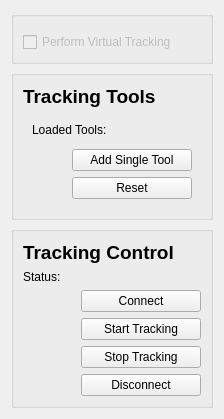
     <widget class="QWidget" name="tab_1">
      <attribute name="title">
       <string>Tracking</string>
      </attribute>
      <layout class="QVBoxLayout" name="verticalLayout_11">
       <item>
        <widget class="QGroupBox" name="groupBox_11">
         <property name="sizePolicy">
          <sizepolicy hsizetype="Preferred" vsizetype="Fixed">
           <horstretch>0</horstretch>
           <verstretch>0</verstretch>
          </sizepolicy>
         </property>
         <property name="maximumSize">
          <size>
           <width>700</width>
           <height>300</height>
          </size>
        </property>
         <property name="title">
          <string/>
         </property>
         <layout class="QVBoxLayout" name="verticalLayout_12">
          <item>
           <widget class="QmitkTrackingDeviceConfigurationWidget" name="m_configurationWidget" native="true">
            <property name="sizePolicy">
             <sizepolicy hsizetype="Preferred" vsizetype="Fixed">
              <horstretch>0</horstretch>
              <verstretch>0</verstretch>
             </sizepolicy>
            </property>
           </widget>
          </item>
          <item>
           <widget class="QCheckBox" name="m_PerformVirtualTracking">
            <property name="enabled">
             <bool>false</bool>
            </property>
            <property name="visible">
             <bool>false</bool>
            </property>
            <property name="text">
             <string>Perform Virtual Tracking</string>
            </property>
            <property name="checked">
             <bool>false</bool>
            </property>
           </widget>
          </item>
         </layout>
        </widget>
       </item>
       <item>
        <widget class="QGroupBox" name="m_TrackingToolsGroupBox">
           <property name="maximumSize">
          <size>
           <width>700</width>
           <height>300</height>
          </size>
        </property>
         <layout class="QVBoxLayout" name="verticalLayout_13">
          <item>
           <widget class="QLabel" name="label_12">
            <property name="text">
             <string>&lt;!DOCTYPE HTML PUBLIC &quot;-//W3C//DTD HTML 4.0//EN&quot; &quot;http://www.w3.org/TR/REC-html40/strict.dtd&quot;&gt;
&lt;html&gt;&lt;head&gt;&lt;meta name=&quot;qrichtext&quot; content=&quot;1&quot; /&gt;&lt;style type=&quot;text/css&quot;&gt;
p, li { white-space: pre-wrap; }
&lt;/style&gt;&lt;/head&gt;&lt;body style=&quot; font-family:'MS Shell Dlg 2'; font-size:8.25pt; font-weight:400; font-style:normal;&quot;&gt;
&lt;p style=&quot; margin-top:0px; margin-bottom:0px; margin-left:0px; margin-right:0px; -qt-block-indent:0; text-indent:0px;&quot;&gt;&lt;span style=&quot; font-size:14pt; font-weight:600;&quot;&gt;Tracking Tools&lt;/span&gt;&lt;/p&gt;&lt;/body&gt;&lt;/html&gt;</string>
            </property>
           </widget>
          </item>
          <item>
           <widget class="QStackedWidget" name="m_TrackingToolsWidget">
            <property name="lineWidth">
             <number>0</number>
            </property>
            <property name="currentIndex">
             <number>0</number>
            </property>
            <widget class="QWidget" name="page">
             <layout class="QVBoxLayout" name="verticalLayout_14">
              <item>
               <layout class="QHBoxLayout" name="horizontalLayout_14">
                <item>
                 <layout class="QVBoxLayout" name="m_LoadedToolsLayout">
                  <item>
                   <widget class="QLabel" name="m_toolLabel">
                    <property name="text">
                     <string>Loaded Tools: &lt;none&gt;</string>
                    </property>
                   </widget>
                  </item>
                  <item>
                   <widget class="QmitkToolTrackingStatusWidget" name="m_TrackingToolsStatusWidget" native="true"/>
                  </item>
                 </layout>
                </item>
               </layout>
              </item>
              <item>
               <layout class="QHBoxLayout" name="m_AddSingleToolLayout">
                <item>
                 <spacer name="horizontalSpacer_12">
                  <property name="orientation">
                   <enum>Qt::Horizontal</enum>
                  </property>
                  <property name="sizeHint" stdset="0">
                   <size>
                    <width>40</width>
                    <height>20</height>
                   </size>
                  </property>
                 </spacer>
                </item>
                <item>
                 <widget class="QPushButton" name="m_AddSingleTool">
                  <property name="minimumSize">
                   <size>
                    <width>120</width>
                    <height>0</height>
                   </size>
                  </property>
                  <property name="text">
                   <string>Add Single Tool</string>
                  </property>
                 </widget>
                </item>
               </layout>
              </item>
              <item>
               <layout class="QHBoxLayout" name="m_ResetLayout">
                <item>
                 <spacer name="horizontalSpacer_14">
                  <property name="orientation">
                   <enum>Qt::Horizontal</enum>
                  </property>
                  <property name="sizeHint" stdset="0">
                   <size>
                    <width>40</width>
                    <height>20</height>
                   </size>
                  </property>
                 </spacer>
                </item>
                <item>
                 <widget class="QPushButton" name="m_ResetTools">
                  <property name="minimumSize">
                   <size>
                    <width>120</width>
                    <height>0</height>
                   </size>
                  </property>
                  <property name="text">
                   <string>Reset</string>
                  </property>
                 </widget>
                </item>
               </layout>
              </item>
             </layout>
            </widget>
            <widget class="QWidget" name="page_12">
             <layout class="QVBoxLayout" name="verticalLayout_15">
              <item>
               <widget class="QmitkNavigationToolCreationWidget" name="m_NavigationToolCreationWidget" native="true"/>
              </item>
             </layout>
            </widget>
           </widget>
          </item>
         </layout>
        </widget>
       </item>
       <item>
        <widget class="QGroupBox" name="m_TrackingControlsGroupBox">
         <property name="title">
          <string/>
         </property>
         <layout class="QVBoxLayout" name="verticalLayout_16">
          <item>
           <widget class="QLabel" name="label_12">
            <property name="text">
             <string>&lt;!DOCTYPE HTML PUBLIC &quot;-//W3C//DTD HTML 4.0//EN&quot; &quot;http://www.w3.org/TR/REC-html40/strict.dtd&quot;&gt;
&lt;html&gt;&lt;head&gt;&lt;meta name=&quot;qrichtext&quot; content=&quot;1&quot; /&gt;&lt;style type=&quot;text/css&quot;&gt;
p, li { white-space: pre-wrap; }
&lt;/style&gt;&lt;/head&gt;&lt;body style=&quot; font-family:'MS Shell Dlg 2'; font-size:8.25pt; font-weight:400; font-style:normal;&quot;&gt;
&lt;p style=&quot; margin-top:0px; margin-bottom:0px; margin-left:0px; margin-right:0px; -qt-block-indent:0; text-indent:0px;&quot;&gt;&lt;span style=&quot; font-size:14pt; font-weight:600;&quot;&gt;Tracking Control&lt;/span&gt;&lt;/p&gt;&lt;/body&gt;&lt;/html&gt;</string>
            </property>
           </widget>
          </item>
          <item>
           <widget class="QLabel" name="m_TrackingControlLabel">
            <property name="text">
             <string>Status: &lt;not configured&gt;</string>
            </property>
           </widget>
          </item>
          <item>
           <layout class="QHBoxLayout" name="horizontalLayout_15">
            <item>
             <spacer name="horizontalSpacer_15">
              <property name="orientation">
               <enum>Qt::Horizontal</enum>
              </property>
              <property name="sizeHint" stdset="0">
               <size>
                <width>40</width>
                <height>20</height>
               </size>
              </property>
             </spacer>
            </item>
            <item>
             <widget class="QPushButton" name="m_Connect">
              <property name="minimumSize">
               <size>
                <width>120</width>
                <height>0</height>
               </size>
              </property>
              <property name="text">
               <string>Connect</string>
              </property>
             </widget>
            </item>
           </layout>
          </item>
          <item>
           <layout class="QHBoxLayout" name="horizontalLayout_16">
            <item>
             <spacer name="horizontalSpacer_16">
              <property name="orientation">
               <enum>Qt::Horizontal</enum>
              </property>
              <property name="sizeHint" stdset="0">
               <size>
                <width>40</width>
                <height>20</height>
               </size>
              </property>
             </spacer>
            </item>
            <item>
             <widget class="QPushButton" name="m_StartTracking">
              <property name="minimumSize">
               <size>
                <width>120</width>
                <height>0</height>
               </size>
              </property>
              <property name="text">
               <string>Start Tracking</string>
              </property>
             </widget>
            </item>
           </layout>
          </item>
          <item>
           <layout class="QHBoxLayout" name="horizontalLayout_17">
            <item>
             <spacer name="horizontalSpacer_17">
              <property name="orientation">
               <enum>Qt::Horizontal</enum>
              </property>
              <property name="sizeHint" stdset="0">
               <size>
                <width>40</width>
                <height>20</height>
               </size>
              </property>
             </spacer>
            </item>
            <item>
             <widget class="QPushButton" name="m_StopTracking">
              <property name="minimumSize">
               <size>
                <width>120</width>
                <height>0</height>
               </size>
              </property>
              <property name="text">
               <string>Stop Tracking</string>
              </property>
             </widget>
            </item>
           </layout>
          </item>
           
          <item>
           <layout class="QHBoxLayout" name="horizontalLayout_18">
            <item>
             <spacer name="horizontalSpacer_18">
              <property name="orientation">
               <enum>Qt::Horizontal</enum>
              </property>
              <property name="sizeHint" stdset="0">
               <size>
                <width>40</width>
                <height>20</height>
               </size>
              </property>
             </spacer>
            </item>
            <item>
             <widget class="QPushButton" name="m_Disconnect">
              <property name="minimumSize">
               <size>
                <width>120</width>
                <height>0</height>
               </size>
              </property>
              <property name="text">
               <string>Disconnect</string>
              </property>
             </widget>
            </item>
           </layout>
          </item>
     
         </layout>
        </widget>
       </item>
    <!--  <item>
        <spacer name="verticalSpacer_19">
         <property name="orientation">
          <enum>Qt::Vertical</enum>
         </property>
         <property name="sizeHint" stdset="0">
          <size>
           <width>20</width>
           <height>40</height>
          </size>
         </property>
        </spacer>
       </item>-->
      </layout>
     </widget>
